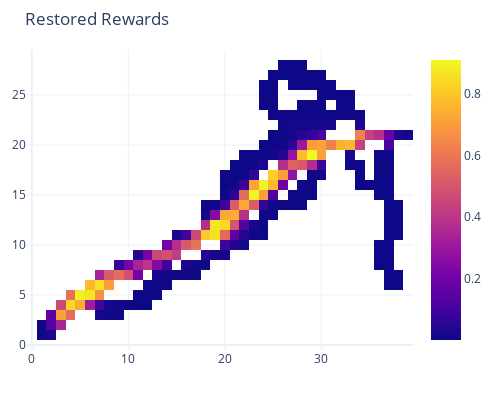

The notebook cell this image was saved under:
### Code cell
world.ShowReward(rewards[279])

### Figure 1 — Plotly figure (JSON) as saved in the notebook; plotly's stock layout.template omitted (floating-point values rounded to 4 significant figures; data arrays with more than 128 entries replaced by an {"elided": "..."} marker saying what was removed)
{"data": [{"type": "heatmap", "z": {"elided": "30x40 float values"}}], "layout": {"autosize": false, "height": 400, "margin": {"b": 50, "l": 20, "r": 20, "t": 50}, "title": {"text": "Restored Rewards"}, "width": 500}}
